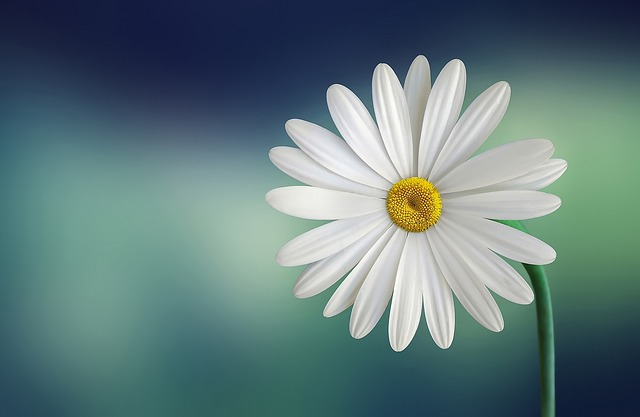
#> input picture sample_images/marguerite-729510_640.jpg, 640 x 417 px, found by its file name
$ jupyter execute --allow-errors '21BAI1900_Active-Cotour and Morpho Segment.ipynb'
#> lines starting #> are read from the running program, lines starting #| are printed output that depends on the picture
https://www.ncbi.nlm.nih.gov/pmc/articles/PMC9015663/

https://www.ncbi.nlm.nih.gov/pmc/articles/PMC7849042/

dataset - https://edmond.mpg.de/dataset.xhtml?persistentId=doi:10.17617/3.AJBV1S

project - https://github.com/ChristophReich1996/Yeast-in-Microstructures-Dataset/tree/main

Main dataset - https://tudatalib.ulb.tu-darmstadt.de/handle/tudatalib/2880

https://www.allencell.org/data-downloading.html#DownloadImageData

VVV IMP https://git.rwth-aachen.de/bcs/projects/tp/multi-stylegan

https://ar5iv.labs.arxiv.org/html/2106.08285

[cell 1]
import numpy as np, matplotlib.pyplot as plt
from skimage import data
from skimage.filters import gaussian
from skimage.segmentation import active_contour
import cv2
from google.colab.patches import cv2_imshow

#> (a cell that did not finish here is left out)

[cell 3]
s = np.linspace(0, 2*np.pi, 400)
x = 220 + 100*np.cos(s)
y = 100 + 100*np.sin(s)
init = np.array([x, y]).T

#> (a cell that did not finish here is left out)

[cell 5]
fig, ax = plt.subplots(figsize=(7, 7))
#> (the rest of this cell did not finish here and is left out)

Morphological Segmentation

[cell 6]
from skimage.morphology import disk
from skimage.filters import rank

[cell 7]
img2 = cv2.imread('/content/drive/MyDrive/Colab Notebooks/Machine Vision/images_data/marguerite-729510_640.jpg')
#> img2 is the input picture: shape (417, 640, 3); mean B, G, R 123.8, 122.4, 97.3
img1 = cv2.cvtColor(img2, cv2.COLOR_BGR2GRAY)
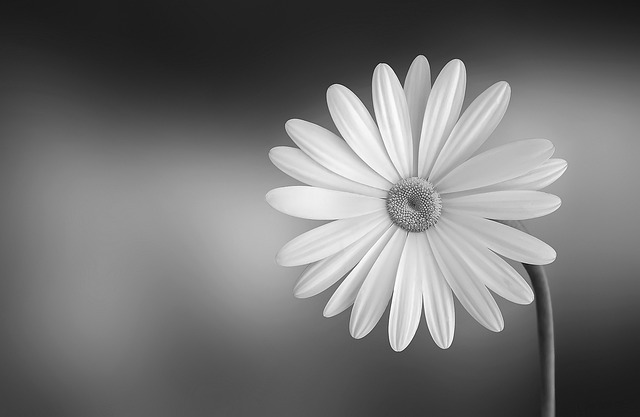
#> img1: shape (417, 640); min 12, max 255, mean 115.1
cv2_imshow(img1)

[cell 8]
disk_5 = disk(5)
gradient_img = rank.gradient(img1, disk_5)
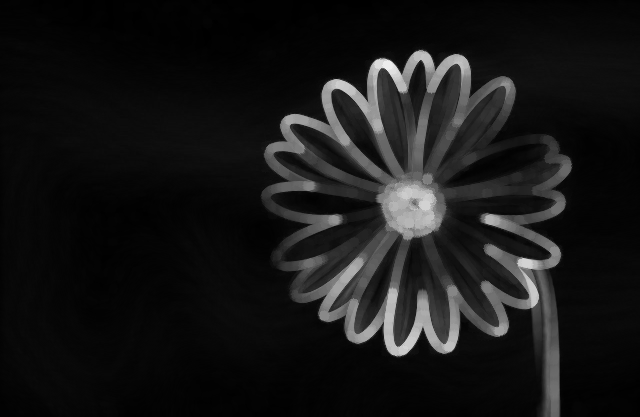
#> gradient_img: shape (417, 640); min 0, max 238, mean 22.6

[cell 9]
markers = np.zeros_like(img1)
markers[img1 < 30] = 1
markers[img1 > 150] = 2

[cell 10]
segmented_img = rank.gradient(img1, disk_5)
segmented_img = (segmented_img - segmented_img.min()) / (segmented_img.max() - segmented_img.min()) * 255

[cell 11]
fig, axes = plt.subplots(1, 3, figsize=(15, 5), sharex=True, sharey=True)
ax = axes.ravel()

ax[0].imshow(img1, cmap=plt.cm.gray)
ax[0].set_title('Original Image')

ax[1].imshow(gradient_img, cmap=plt.cm.gray)
ax[1].set_title('Gradient Image')

ax[2].imshow(segmented_img, cmap=plt.cm.gray)
ax[2].set_title('Segmented Image')

for a in ax.ravel():
    a.axis('off')

plt.tight_layout()
plt.show()
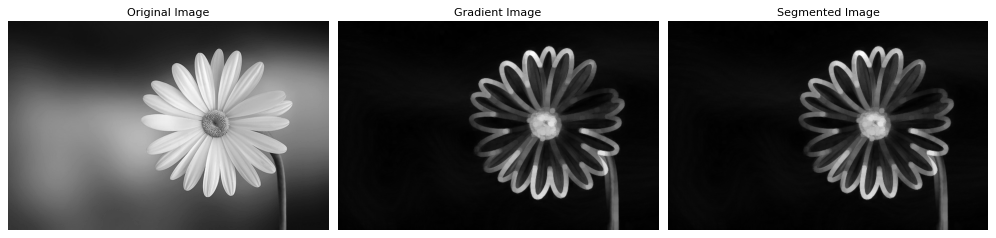
#> figure drawn by matplotlib, 3 panels

$ run again, with sample_images/gamma_correction_example.jpg copied over sample_images/marguerite-729510_640.jpg
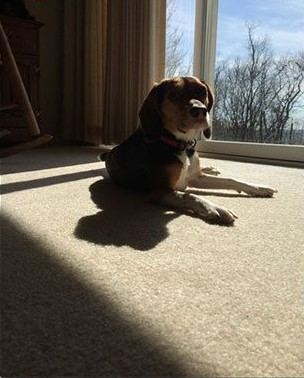
#> input picture sample_images/gamma_correction_example.jpg, 304 x 378 px, found by its file name
#> img2 is the input picture: shape (378, 304, 3); mean B, G, R 95.2, 107, 113.8
#> `gradient_img = rank.gradient(img1, disk_5)`:
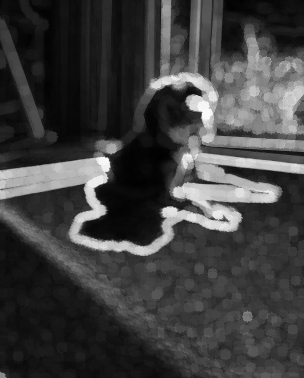
#> gradient_img: shape (378, 304); min 1, max 250, mean 63.6
#> `plt.show()`:
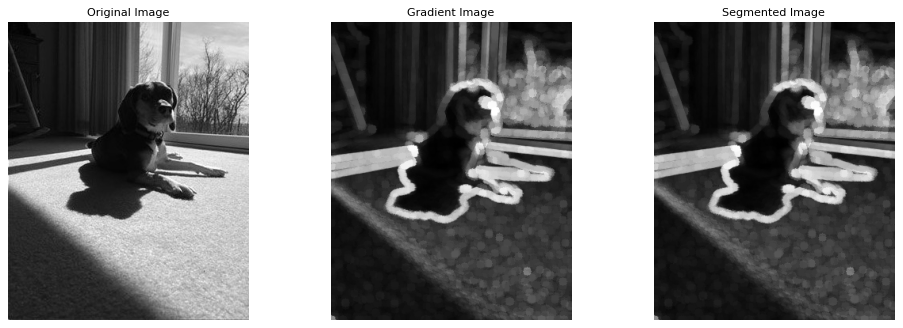
#> figure drawn by matplotlib, 3 panels
